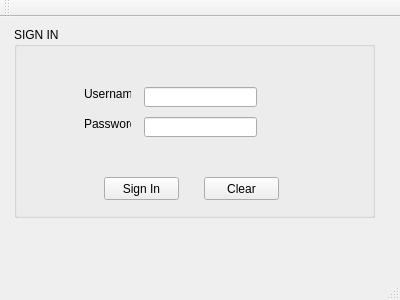
<?xml version="1.0" encoding="UTF-8"?>
<ui version="4.0">
 <class>MainWindow</class>
 <widget class="QMainWindow" name="MainWindow">
  <property name="geometry">
   <rect>
    <x>0</x>
    <y>0</y>
    <width>400</width>
    <height>300</height>
   </rect>
  </property>
  <property name="windowTitle">
   <string>MainWindow</string>
  </property>
  <widget class="QWidget" name="centralWidget">
   <widget class="QGroupBox" name="groupBox">
    <property name="geometry">
     <rect>
      <x>14</x>
      <y>10</y>
      <width>361</width>
      <height>191</height>
     </rect>
    </property>
    <property name="styleSheet">
     <string notr="true"/>
    </property>
    <property name="title">
     <string>SIGN IN</string>
    </property>
    <widget class="QLineEdit" name="lineEdit_username">
     <property name="geometry">
      <rect>
       <x>130</x>
       <y>60</y>
       <width>113</width>
       <height>20</height>
      </rect>
     </property>
    </widget>
    <widget class="QLineEdit" name="lineEdit_password">
     <property name="geometry">
      <rect>
       <x>130</x>
       <y>90</y>
       <width>113</width>
       <height>20</height>
      </rect>
     </property>
     <property name="echoMode">
      <enum>QLineEdit::Password</enum>
     </property>
    </widget>
    <widget class="QPushButton" name="signin">
     <property name="geometry">
      <rect>
       <x>90</x>
       <y>150</y>
       <width>75</width>
       <height>23</height>
      </rect>
     </property>
     <property name="styleSheet">
      <string notr="true"/>
     </property>
     <property name="text">
      <string>Sign In</string>
     </property>
    </widget>
    <widget class="QPushButton" name="clear">
     <property name="geometry">
      <rect>
       <x>190</x>
       <y>150</y>
       <width>75</width>
       <height>23</height>
      </rect>
     </property>
     <property name="whatsThis">
      <string>&lt;html&gt;&lt;head/&gt;&lt;body&gt;&lt;p align=&quot;center&quot;&gt;&lt;br/&gt;&lt;/p&gt;&lt;/body&gt;&lt;/html&gt;</string>
     </property>
     <property name="text">
      <string>Clear</string>
     </property>
    </widget>
    <widget class="QLabel" name="username">
     <property name="geometry">
      <rect>
       <x>70</x>
       <y>60</y>
       <width>47</width>
       <height>13</height>
      </rect>
     </property>
     <property name="text">
      <string>Username</string>
     </property>
    </widget>
    <widget class="QLabel" name="password">
     <property name="geometry">
      <rect>
       <x>70</x>
       <y>90</y>
       <width>47</width>
       <height>13</height>
      </rect>
     </property>
     <property name="text">
      <string>Password</string>
     </property>
    </widget>
   </widget>
   <widget class="QLabel" name="label">
    <property name="geometry">
     <rect>
      <x>20</x>
      <y>210</y>
      <width>351</width>
      <height>20</height>
     </rect>
    </property>
    <property name="font">
     <font>
      <pointsize>10</pointsize>
      <weight>50</weight>
      <bold>false</bold>
      <underline>false</underline>
     </font>
    </property>
    <property name="text">
     <string/>
    </property>
    <property name="alignment">
     <set>Qt::AlignCenter</set>
    </property>
   </widget>
  </widget>
  <widget class="QMenuBar" name="menuBar">
   <property name="geometry">
    <rect>
     <x>0</x>
     <y>0</y>
     <width>400</width>
     <height>21</height>
    </rect>
   </property>
  </widget>
  <widget class="QToolBar" name="mainToolBar">
   <attribute name="toolBarArea">
    <enum>TopToolBarArea</enum>
   </attribute>
   <attribute name="toolBarBreak">
    <bool>false</bool>
   </attribute>
  </widget>
  <widget class="QStatusBar" name="statusBar"/>
 </widget>
 <layoutdefault spacing="6" margin="11"/>
 <resources/>
 <connections/>
</ui>
